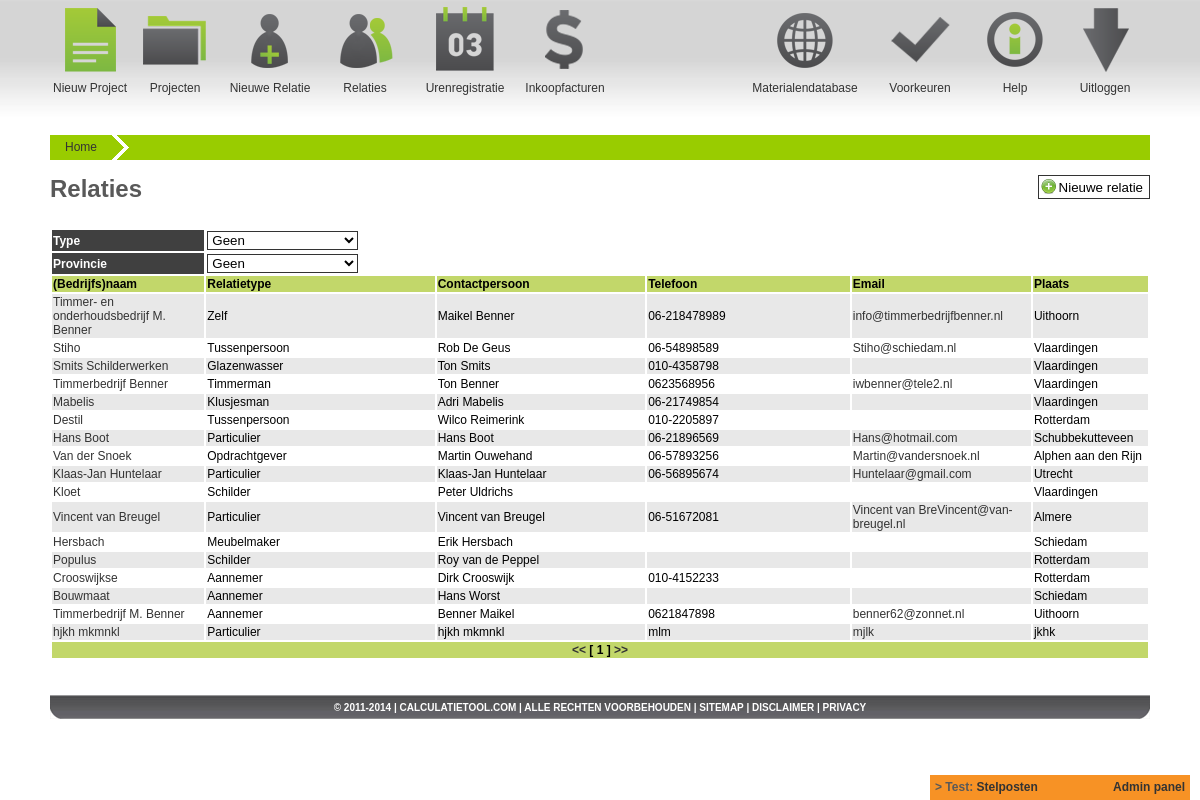
Page /calctool/main/index.php?p_id=101 (signed in) on the committed database.
### tables this page shows
CREATE TABLE `tbl_backlog` (
  `Backlog_id` int(10) NOT NULL AUTO_INCREMENT,
  `Create_date` datetime NOT NULL,
  `Timestamp_date` timestamp NOT NULL DEFAULT CURRENT_TIMESTAMP ON UPDATE CURRENT_TIMESTAMP,
  `User_id` int(11) NOT NULL,
  `Status` enum('Todo','Now','Test','Done') NOT NULL DEFAULT 'Todo',
  `Subject` varchar(20) DEFAULT NULL,
  `Description` text,
  PRIMARY KEY (`Backlog_id`),
  KEY `FK_tbl_backlog_tbl_user` (`User_id`),
  CONSTRAINT `FK_tbl_backlog_tbl_user` FOREIGN KEY (`User_id`) REFERENCES `tbl_user` (`User_id`) ON UPDATE CASCADE
);

CREATE TABLE `tbl_relation` (
  `Relation_id` int(11) NOT NULL AUTO_INCREMENT,
  `Create_date` datetime NOT NULL,
  `Timestamp_date` timestamp NOT NULL DEFAULT CURRENT_TIMESTAMP ON UPDATE CURRENT_TIMESTAMP,
  `User_id` int(11) NOT NULL DEFAULT '0',
  `Relation_type_id` int(11) NOT NULL,
  `Relation_business_type_id` int(11) NOT NULL,
  `Resource_id` int(11) DEFAULT NULL,
  `Company_name` varchar(80) NOT NULL,
  `Contact_name` char(50) NOT NULL,
  `Contact_first_name` char(50) NOT NULL,
  `Address` char(100) NOT NULL,
  `Address_number` char(10) NOT NULL,
  `Zipcode` char(10) NOT NULL,
  `City` char(80) NOT NULL,
  `State_id` int(11) NOT NULL,
  `KVK` int(11) DEFAULT NULL,
  `BTW_number` char(50) DEFAULT NULL,
  `IBAN` char(34) DEFAULT NULL,
  `debit_number` char(50) DEFAULT NULL,
  `Phone_1` char(15) DEFAULT NULL,
  `Phone_2` char(15) DEFAULT NULL,
  `Email_1` char(150) DEFAULT NULL,
  `Comment` text,
  PRIMARY KEY (`Relation_id`),
  KEY `FK_tbl_relation_tbl_relation_type` (`Relation_type_id`),
  KEY `FK_tbl_relation_tbl_user` (`User_id`),
  KEY `FK_tbl_relation_tbl_province` (`State_id`),
  KEY `FK_tbl_relation_tbl_relation_business_type` (`Relation_business_type_id`),
  KEY `FK_tbl_relation_tbl_resource` (`Resource_id`),
  CONSTRAINT `FK_tbl_relation_tbl_relation_business_type` FOREIGN KEY (`Relation_business_type_id`) REFERENCES `tbl_relation_business_type` (`Relation_business_type_id`) ON UPDATE CASCADE,
  CONSTRAINT `FK_tbl_relation_tbl_relation_type` FOREIGN KEY (`Relation_type_id`) REFERENCES `tbl_relation_type` (`Relation_type_id`) ON UPDATE CASCADE,
  CONSTRAINT `FK_tbl_relation_tbl_resource` FOREIGN KEY (`Resource_id`) REFERENCES `tbl_resource` (`Resource_id`) ON UPDATE CASCADE,
  CONSTRAINT `FK_tbl_relation_tbl_state` FOREIGN KEY (`State_id`) REFERENCES `tbl_state` (`State_id`) ON UPDATE CASCADE,
  CONSTRAINT `FK_tbl_relation_tbl_user` FOREIGN KEY (`User_id`) REFERENCES `tbl_user` (`User_id`) ON UPDATE CASCADE
);

CREATE TABLE `tbl_relation_type` (
  `Relation_type_id` int(11) NOT NULL AUTO_INCREMENT,
  `Create_date` datetime NOT NULL,
  `Timestamp_date` timestamp NOT NULL DEFAULT CURRENT_TIMESTAMP ON UPDATE CURRENT_TIMESTAMP,
  `Type` char(50) NOT NULL,
  PRIMARY KEY (`Relation_type_id`)
);

CREATE TABLE `tbl_option` (
  `Options_id` int(11) NOT NULL AUTO_INCREMENT,
  `Create_date` datetime NOT NULL,
  `Timestamp_date` timestamp NOT NULL DEFAULT CURRENT_TIMESTAMP ON UPDATE CURRENT_TIMESTAMP,
  `Group_id` int(11) NOT NULL DEFAULT '0',
  `Option_name` varchar(50) DEFAULT NULL,
  `Option_value` text,
  PRIMARY KEY (`Options_id`),
  KEY `FK_tbl_option_tbl_option_group` (`Group_id`),
  CONSTRAINT `FK_tbl_option_tbl_option_group` FOREIGN KEY (`Group_id`) REFERENCES `tbl_option_group` (`Options_group_id`) ON UPDATE CASCADE
);

### calctool/inc/restrict_login.php (called while the page is built, shortened)
<?php
$__url_session = date("H").substr(md5(uniqid()), -25);
?>

### calctool/main/relation/index.inc.php (the view, shortened to what this page needs)
<?php
$rs_relation_all_qry = sprintf("SELECT r.Relation_id, r.Company_name, r.Contact_name, r.Contact_first_name, r.Address, r.Address_number, r.Phone_1, r.Phone_2,  r.Email_1, r.City, r.Zipcode, r.Relation_business_type_id, rt.`Type` FROM tbl_relation r JOIN tbl_relation_type rt ON rt.Relation_type_id = r.Relation_type_id WHERE r.User_id='%s' AND r.Relation_id > 0 %s", $user_id, $ft_type_qry);
$rs_relation_all_result = mysql_query($rs_relation_all_qry) or die("Error: " . mysql_error());
$rs_relation_all_num = mysql_num_rows($rs_relation_all_result);
?>
<div id="page-bgtop">
<div id="title">
	<div style="float: right; font-size: 20px;">
		<input style="height: 24px; background: #FFF url('../images/add.png') no-repeat top left; padding-left: 20px; background-size: 16px; background-position-x: 2px; background-position-y: 2px;" onclick="window.location='?p_id=106'" type="button" value="Nieuwe relatie" />
	</div>
	<span>Relaties</span>
</div>
	<div id="content-main">
		<div id="intern">
			<div id="table">
				<table width="100%" border="0">
					<tr>
						<td class="tbl-head">Type</td>
						<td>
							<form action="" method="post" name="frm_type" id="frm_type">
								<select onchange="document.frm_type.submit()" name="sl_type" id="sl_type">
									<option value="">Geen</option>
								</select>
							</form>
						</td>
						<td>&nbsp;</td>
						<td>&nbsp;</td>
						<td>&nbsp;</td>
						<td>&nbsp;</td>
					</tr>
					<tr>
						<td class="tbl-head">Provincie</td>
						<td>
							<form action="" method="post" name="frm_state" id="frm_state">
								<select name="sl_state" id="sl_state">
									<option value="">Geen</option>
								</select>
							</form>
						</td>
						<td>&nbsp;</td>
						<td>&nbsp;</td>
						<td>&nbsp;</td>
						<td>&nbsp;</td>
					</tr>
					<tr class="tbl-subhead">
						<td width="178">(Bedrijfs)naam</td>
						<td width="265">Relatietype</td>
						<td width="265">Contactpersoon</td>
						<td width="269">Telefoon</td>
						<td width="191">Email</td>
						<td width="120">Plaats</td>
					</tr>
					<?php if($rs_relation_all_num){ ?>
					<?php $i=0; while($rs_relation_all_row = mysql_fetch_assoc($rs_relation_all_result)){ $i++; ?>
					<tr class="<?php if($i%2){ echo "tbl-odd"; }else{ echo "tbl-even"; } ?>">
						<td><a href="?p_id=102&r_id=<?php echo $rs_relation_all_row['Relation_id']; ?>"><?php if($rs_relation_all_row['Relation_business_type_id'] == 20){ echo $rs_relation_all_row['Company_name']; }else{ echo $rs_relation_all_row['Contact_first_name'].' '.$rs_relation_all_row['Contact_name']; } ?></a></td>
						<td><?php if($rs_relation_all_row['Relation_business_type_id'] == 20){ echo $rs_relation_all_row['Type']; }else{ echo 'Particulier'; } ?></td>
						<td><?php echo $rs_relation_all_row['Contact_first_name'].' '.$rs_relation_all_row['Contact_name']; ?></td>
						<td><?php if($rs_relation_all_row['Phone_1']){ echo $rs_relation_all_row['Phone_1']; }else{ echo $rs_relation_all_row['Phone_2']; } ?></td>
						<td><a href="mailto:<?php echo $rs_relation_all_row['Email_1']; ?>"><?php echo $rs_relation_all_row['Email_1']; ?></a></td>
						<td><?php echo $rs_relation_all_row['City']; ?></td>
					</tr>
					<?php } ?>
					<?php }else{ ?>
					<tr>
						<td colspan="6" align="center">Geen relaties gevonden</td>
					</tr>
					<?php } ?>
					<tr class="tbl-subhead">
						<td colspan="6" align="center"><a href="#">&lt;&lt;</a> [ 1 ] <a href="#">&gt;&gt;</a></td>
					</tr>
				</table>
			</div>
		</div>
	</div>
	<div style="clear: both; font-size:9px">&nbsp;</div>
</div>

### calctool/main/index.php (shortened to what this page needs)
<?php
include_once("../inc/restrict_login.php");
include("../inc/switchboard.php");
$user_id = mysql_real_escape_string($_SESSION['SES_User_id']);
$rs_opt_footer_result = mysql_query("SELECT Option_value FROM tbl_option WHERE Option_name='website_footer' LIMIT 1") or die("Error: " . mysql_error());
$rs_opt_footer_row = mysql_fetch_assoc($rs_opt_footer_result);
$rs_backlog_all_result = mysql_query("SELECT *, UNIX_TIMESTAMP(Timestamp_date) AS t_date FROM tbl_backlog WHERE Status != 'Todo' ORDER BY Status ASC, Create_date DESC LIMIT 1") or die("Error: " . mysql_error());
$rs_backlog_all_row = mysql_fetch_assoc($rs_backlog_all_result);
?>
<!DOCTYPE html PUBLIC "-//W3C//DTD XHTML 1.0 Transitional//EN" "http://www.w3.org/TR/xhtml1/DTD/xhtml1-transitional.dtd">
<html xmlns="http://www.w3.org/1999/xhtml">
<head>
        <link href="../css/main_new.css" rel="stylesheet" type="text/css" media="screen" />
        <link href="../css/slider.css" rel="stylesheet" type="text/css" media="screen" />
        <link href="../css/tooltip.css" rel="stylesheet" type="text/css" media="screen" />
        <link rel="stylesheet" href="//ajax.googleapis.com/ajax/libs/jqueryui/1.10.1/themes/base/jquery-ui.css" />
</head>
<body>
<div style="z-index:10000; width:250px; height:15px; background-color:#F79225; position:fixed; right:10px; bottom:0px; color:#595959; font-weight:bold; padding:5px;">
	<span>&gt;&nbsp;<?php echo $rs_backlog_all_row['Status'].': <a href="?p_id=1101">'.$rs_backlog_all_row['Subject'].'</a>'; ?></span>
	<span style="float:right"><a href="?p_id=1100">Admin panel</a></span>
</div>
<div id="wrapper">
	<div id="header">
		<div id="header-block-proj">
			<a href="?p_id=105"><img src="../images/head_proj.png" alt="Nieuw Project" width="70" height="70" title="Nieuw Project" /></a>
			<div id="header-block-text"><a href="?p_id=105&_utm=<?php echo $__url_session; ?>">Nieuw Project</a></div>
		</div>
		<div id="header-block-fact">
			<a href="?p_id=103"><img src="../images/head_fact.png" alt="Projecten" width="70" height="70" title="Projecten" /></a>
			<div id="header-block-text"><a href="?p_id=103&_utm=<?php echo $__url_session; ?>">Projecten</a></div>
		</div>
		<div id="header-block-rel-new">
			<a href="?p_id=106"><img src="../images/head_rel_new.png" alt="Nieuwe Relatie" width="70" height="70" title="Nieuwe Relatie" /></a>
			<div id="header-block-text"><a href="?p_id=106&_utm=<?php echo $__url_session; ?>">Nieuwe Relatie</a></div>
		</div>
		<div id="header-block-rel">
			<a href="?p_id=101"><img src="../images/head_rel.png" alt="Relaties" width="70" height="70" title="Relaties" /></a>
			<div id="header-block-text"><a href="?p_id=101&_utm=<?php echo $__url_session; ?>">Relaties</a></div>
		</div>
		<div id="header-block-hour">
			<a href="?p_id=103"><img src="../images/head_hour.png" alt="Urenregistratie" width="70" height="70" title="Urenregistratie" /></a>
			<div id="header-block-text"><a href="?p_id=103&_utm=<?php echo $__url_session; ?>">Urenregistratie</a></div>
		</div>
		<div id="header-block-finc">
			<a href="?p_id=103"><img src="../images/head_finc.png" alt="Financieel" width="70" height="70" title="Financieel" /></a>
			<div id="header-block-text"><a href="?p_id=103&_utm=<?php echo $__url_session; ?>">Inkoopfacturen</a></div>
		</div>
		<div id="header-logo"></div>
		<div id="header-block-out">
			<a href="/signout/"><img src="../images/head_out.png" alt="Uitloggen" width="70" height="70" title="Uitloggen" /></a>
			<div id="header-block-text"><a href="/signout/">Uitloggen</a></div>
		</div>
		<div id="header-block-help">
			<a href="javascript:void(0);"><img src="../images/head_help.png" alt="Help" width="70" height="70" title="Help" /></a>
			<div id="header-block-text"><a href="javascript:void(0);">Help</a></div>
		</div>
		<div id="header-block-sett">
			<a href="javascript:void(0);"><img src="../images/head_sett.png" alt="Voorkeuren" width="70" height="70" title="Voorkeuren" /></a>
			<div id="header-block-text"><a href="javascript:void(0);">Voorkeuren</a></div>
		</div>
		<div id="header-block-dbase">
			<a href="?p_id=107"><img src="../images/head_dbase.png" alt="Materialendatabase" width="70" height="70" title="Materialendatabase" /></a>
			<div id="header-block-text"><a href="?p_id=107&_utm=<?php echo $__url_session; ?>">Materialendatabase</a></div>
		</div>
	</div>
	<div id="breadcrumbs">
	</div>
	<div id="progress-header">
	<?php
	echo '<a href="?p_id=100&r_id='.mysql_real_escape_string($_GET['r_id']).'&_utm='.$__url_session.'" class="process-text">Home</a>';
	echo '<div class="process-light-light"></div>';
	?>
	</div>
	<div id="page">
		<?php
		include($inc_page);
		?>
	</div>
	<div id="content-footer">
		<div id="footer"><?php echo $rs_opt_footer_row['Option_value']; ?></div>
	</div>
</div>
</body>
</html>

### calctool/css/main_new.css (style rules this page uses)
body { margin: 0; padding: 0; background: url(../images/bg-1.jpg) repeat-x; font-family: Arial, Helvetica, sans-serif; font-size: 12px; color: #000000; }
a { color: #333333; text-decoration: none; }
a img { border: none; }
input { border: 1px solid #333; color: #000; background-color: #FFFFFF; height: 17px; }
select { border: 1px solid #333; color: #000; background-color: #FFFFFF; width: 151px; }
#wrapper { margin: 0 auto; width: 1140px; }
#header { width: 1100px; height: 110px; margin-top: 5px; margin-right: auto; margin-bottom: 0; margin-left: auto; }
#progress-header { width: 1100px; height: 25px; margin: 0 auto; background-color: #99cc00; }
#breadcrumbs { width: 1100px; height: 20px; margin: 0 auto; color: #CCC; }
#page { width: 1100px; margin: 0 auto; }
#page-bgtop { padding-top: 15px; background: #FFF; }
#content-main { width: 100%; }
#footer { width: 1050px; font-size: 14px; margin-top: 0; margin-right: auto; margin-bottom: 0; margin-left: auto; font-weight: bold; padding-top: 7px; }
#footer p { margin: 0; text-align: center; line-height: normal; text-transform: uppercase; font-size: 10px; color: #FFF; }
#footer a { color: #fff; }
#content-footer { margin: 0 auto; width: 1100px; padding: 0px; height: 25px; background: url(../images/test_bar.png) no-repeat; }
#header-logo { float: left; height: 90px; width: 130px; position: relative; text-align: center; }
#header-block-proj { float: left; height: 90px; width: 80px; position: relative; text-align: center; }
#header-block-rel-new { float: left; height: 90px; width: 100px; position: relative; text-align: center; }
#header-block-fact { float: left; height: 90px; width: 90px; position: relative; text-align: center; }
#header-block-dbase { float: right; height: 90px; width: 130px; position: relative; text-align: center; }
#header-block-hour { float: left; height: 90px; width: 110px; position: relative; text-align: center; }
#header-block-rel { float: left; height: 90px; width: 90px; position: relative; text-align: center; }
#header-block-out { float: right; height: 90px; width: 90px; position: relative; text-align: center; }
#header-block-sett { float: right; height: 90px; width: 100px; position: relative; text-align: center; }
#header-block-help { float: right; height: 90px; width: 90px; position: relative; text-align: center; }
#header-block-finc { float: left; height: 90px; width: 90px; position: relative; text-align: center; }
#header-block-text { position: absolute; bottom: 0; width: 100%; left: 0; }
#table { margin: 25px auto; width: 100%; }
.tbl-head { background-color:#404040; font-weight: bold; font-size:12px; color:#FFF; }
.tbl-subhead { background-color:#c2d76a; font-weight: bold; font-size:12px; }
.tbl-odd { background-color:#e8e8e8; 'background-color:#bfbfbf;' }
.tbl-even { background-color:#FFFFFF; }
#title { font-size: 24px; color: #595959; font-weight: bold; margin-bottom: 5px; }
.process-text { float: left; height: 15px; padding: 5px 15px; }
.process-light-light { float: left; width: 25px; height: 25px; background-image: url(../images/brc_light_light.png); }

### rows in the picture
tbl_backlog: Status "Test", Subject "Stelposten"
tbl_relation: Company_name "Timmer- en onderhoudsbedrijf M. Benner", Relation_type.Type "Zelf", Contact_first_name "Maikel", Contact_name "Benner", Phone_1 "06-218478989", Email_1 "info@timmerbedrijfbenner.nl", City "Uithoorn"
tbl_relation: Company_name "Stiho", Relation_type.Type "Tussenpersoon", Contact_first_name "Rob", Contact_name "De Geus", Phone_1 "06-54898589", Email_1 "Stiho@schiedam.nl", City "Vlaardingen"
tbl_relation: Company_name "Smits Schilderwerken", Relation_type.Type "Glazenwasser", Contact_first_name "Ton", Contact_name "Smits", Phone_1 "010-4358798", City "Vlaardingen"
tbl_relation: Company_name "Timmerbedrijf Benner", Relation_type.Type "Timmerman", Contact_first_name "Ton", Contact_name "Benner", Phone_1 "0623568956", Email_1 "iwbenner@tele2.nl", City "Vlaardingen"
tbl_relation: Company_name "Mabelis", Relation_type.Type "Klusjesman", Contact_first_name "Adri", Contact_name "Mabelis", Phone_1 "06-21749854", City "Vlaardingen"
tbl_relation: Company_name "Destil", Relation_type.Type "Tussenpersoon", Contact_first_name "Wilco", Contact_name "Reimerink", Phone_1 "010-2205897", City "Rotterdam"
tbl_relation: Contact_first_name "Hans", Contact_name "Boot", shows "Particulier", Phone_1 "06-21896569", Email_1 "Hans@hotmail.com", City "Schubbekutteveen"
tbl_relation: Company_name "Van der Snoek", Relation_type.Type "Opdrachtgever", Contact_first_name "Martin", Contact_name "Ouwehand", Phone_1 "06-57893256", Email_1 "Martin@vandersnoek.nl", City "Alphen aan den Rijn"
tbl_relation: Contact_first_name "Klaas-Jan", Contact_name "Huntelaar", shows "Particulier", Phone_1 "06-56895674", Email_1 "Huntelaar@gmail.com", City "Utrecht"
tbl_relation: Company_name "Kloet", Relation_type.Type "Schilder", Contact_first_name "Peter", Contact_name "Uldrichs", City "Vlaardingen"
tbl_relation: Contact_first_name "Vincent", Contact_name "van Breugel", shows "Particulier", Phone_1 "06-51672081", Email_1 "Vincent van BreVincent@van-breugel.nl", City "Almere"
tbl_relation: Company_name "Hersbach", Relation_type.Type "Meubelmaker", Contact_first_name "Erik", Contact_name "Hersbach", City "Schiedam"
tbl_relation: Company_name "Populus", Relation_type.Type "Schilder", Contact_first_name "Roy", Contact_name "van de Peppel", City "Rotterdam"
tbl_relation: Company_name "Crooswijkse", Relation_type.Type "Aannemer", Contact_first_name "Dirk", Contact_name "Crooswijk", Phone_2 "010-4152233", City "Rotterdam"
tbl_relation: Company_name "Bouwmaat", Relation_type.Type "Aannemer", Contact_first_name "Hans", Contact_name "Worst", City "Schiedam"
tbl_relation: Company_name "Timmerbedrijf M. Benner", Relation_type.Type "Aannemer", Contact_first_name "Benner", Contact_name "Maikel", Phone_1 "0621847898", Email_1 "benner62@zonnet.nl", City "Uithoorn"
tbl_relation: Contact_first_name "hjkh", Contact_name "mkmnkl", shows "Particulier", Phone_1 "mlm", Email_1 "mjlk", City "jkhk"
tbl_option: Option_value "© 2011-2014 | CALCULATIETOOL.COM | ALLE RECHTEN VOORBEHOUDEN | SITEMAP | DISCLAIMER | PRIVACY"
